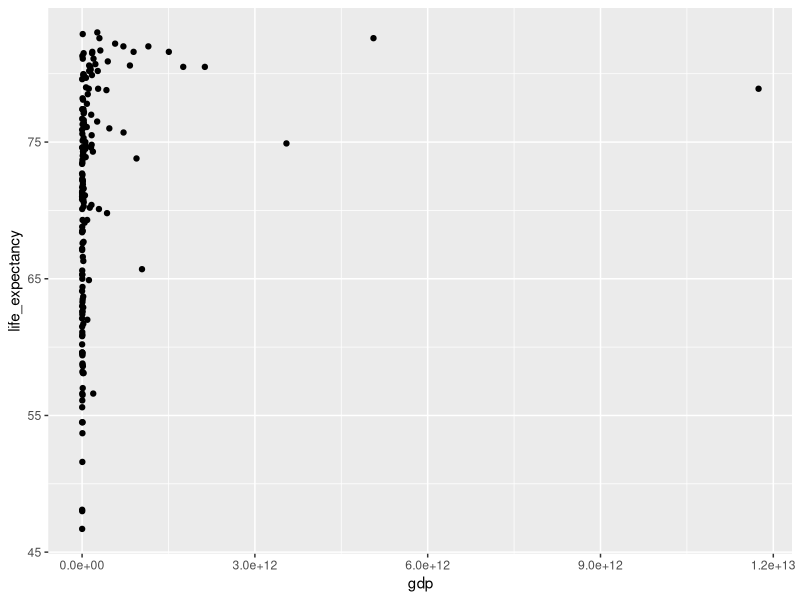

The R script that drew this image:
## ---- chunk 1
knitr::opts_knit$set(base.dir = "../docs/", root.dir = "../docs/")
knitr::opts_chunk$set(echo = TRUE, message = FALSE)
## ---- chunk 2

library(dslabs) #install.packages("dslabs")
library(tidyverse)

## ---- chunk 3

gap2011 <- gapminder %>% 
  as_tibble() %>% 
  filter(year == 2011)

## ---- chunk 4

ggplot(data = gap2011) +
  geom_point(mapping = aes(x = gdp, y = life_expectancy))

# Can we add more information to this plot?
  
